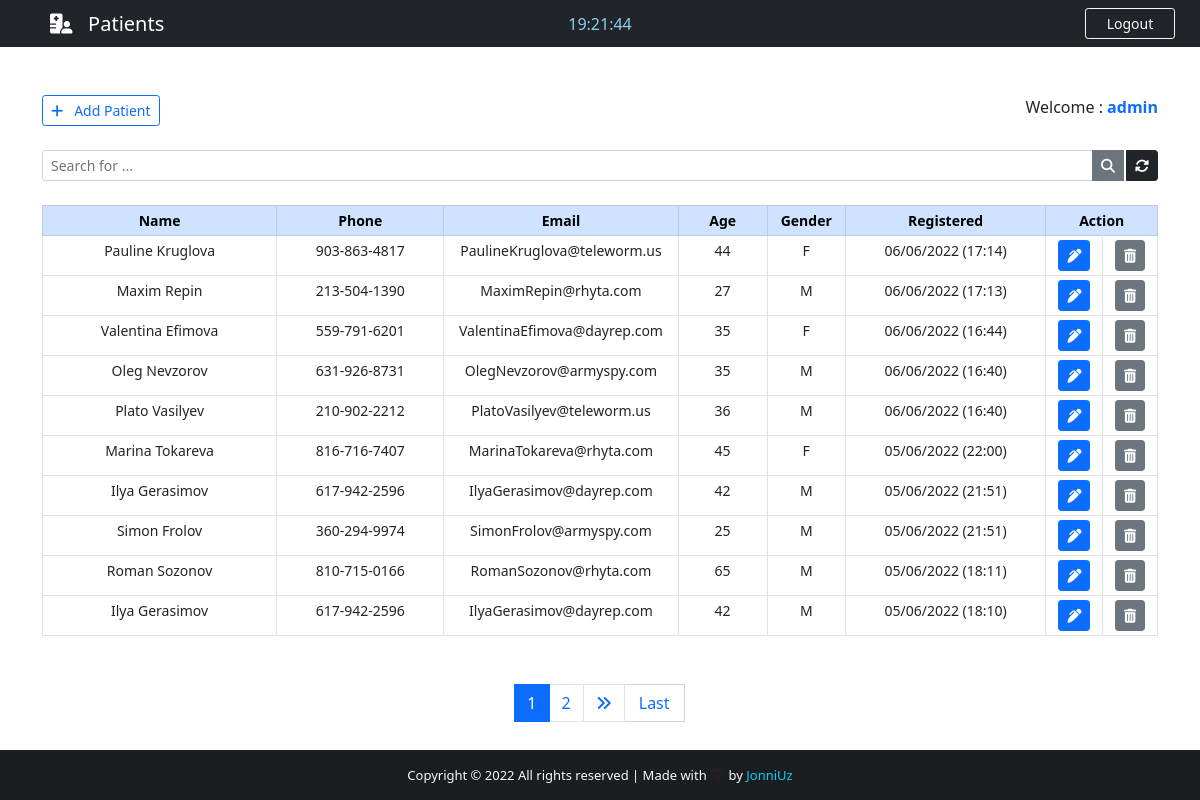
The app's page /backend/ (signed in) with its own data.
### hospital/models.py (models this page shows, shortened)
class Patient(models.Model):
    GENDER = (
        ('M', 'M'),
        ('F', 'F'),
    )
    id = models.IntegerField(primary_key=True)
    name = models.CharField(max_length=40)
    phone = models.CharField(max_length=20)
    email = models.CharField(max_length=40)
    age = models.CharField(max_length=3)
    gender = models.CharField(max_length=1, null=True, choices=GENDER)
    note = models.TextField(blank=True)
    created_at = models.DateTimeField(auto_now_add=True)

### hospital/views.py (the view)
# urls.py: path('backend/', views.backend, name='backend'),
@cache_control(no_cache=True, must_revalidade=True, no_store=True)
@login_required(login_url='login')
def backend(request):
    if 'q' in request.GET:
        q = request.GET['q']
        all_patient_list = Patient.objects.filter(
            Q(name__icontains=q) | Q(phone__icontains=q) | Q(email__icontains=q) | Q(age__icontains=q) | Q(
                gender__icontains=q) | Q(note__icontains=q)
        ).order_by('-created_at')
    else:
        all_patient_list = Patient.objects.all().order_by('-created_at')
    paginator = Paginator(all_patient_list, 10)
    page = request.GET.get('page')
    all_patient = paginator.get_page(page)
    return render(request, 'backend.html', {'patients': all_patient})

### hospital/templates/backend.html (shortened to what this page needs)
{% extends 'base.html' %}
{% block nav-content %}
    <i class="fas fa-hospital-user"></i>&nbsp;&nbsp; Patients
{% endblock nav-content %}
{% block btn-nav %}
    <a href="{% url 'logout' %}" class="btn btn-sm btn-outline-danger border-light text-light" id="btn-nav">Logout</a>
{% endblock btn-nav %}
{% block content %}
    <div class="container">
        <br><br>
        <div class="d-flex justify-content-between">
            <a href="{% url 'add_patient' %}" class="btn btn-outline-primary btn-sm"><i class="fas fa-plus"></i>&nbsp;&nbsp;
                Add Patient</a>
            <span class="">
            Welcome : <strong><span class="text-primary">{{ request.user.get_username }}</span></strong>
        </span>
        </div>
        <form>
            <div class="input-group input-group-sm mb-3 mt-4">
                <input class="form-control" type="text" name="q" placeholder="Search for ..."
                       value="{{ request.GET.q }}">
                <button class="btn btn-secondary"><i class="fas fa-search"></i></button>
                <a href="{% url 'backend' %}" class="btn btn-dark" style="margin-left: 2px;"><i
                        class="fas fa-sync-alt"></i></a>
            </div>
        </form>
        <center>
            <table class="table table-bordered table-sm mt-4" style="text-align: center; font-size: 14px">
                <thead class="table-primary">
                <tr>
                    <th style="width: 21%;">Name</th>
                    <th style="width: 15%;">Phone</th>
                    <th style="width: 21%;">Email</th>
                    <th style="width: 8%;">Age</th>
                    <th style="width: 7%;">Gender</th>
                    <th style="width: 18%;">Registered</th>
                    <th colspan="2" style="width: 10%;">Action</th>
                </tr>
                </thead>
                {% for patient in patients %}
                    <tr id="chk_td">
                        <td>{{ patient.name }}</td>
                        <td>{{ patient.phone }}</td>
                        <td>{{ patient.email }}</td>
                        <td>{{ patient.age }}</td>
                        <td>{{ patient.gender }}</td>
                        <td>{{ patient.created_at | date:'d/m/Y (H:i)' }}</td>
                        <td>
                            <a href="{% url 'patient' patient.id %}" class="btn btn-primary btn-sm"
                               title="Edit patient">
                                <i class="fas fa-pen-alt"></i>
                            </a>
                        </td>
                        <td>
                            <a href="{% url 'delete_patient' patient.id %}" class="btn btn-secondary btn-sm"
                               title="Delete patient">
                                <i class="fas fa-trash-alt"></i>
                            </a>
                        </td>
                    </tr>
                {% endfor %}
            </table>
        </center>
        <nav class="mt-5">
            {% if patients.has_other_pages %}
                <ul class="pagination justify-content-center">
                    {% for i in patients.paginator.page_range %}
                        {% if patients.number == i %}
                            <li class="page-item active"><span class="page-link"> {{ i }} </span>
                            </li>
                        {% else %}
                            <li class="page-item"><a href="?page={{ i }}" class="page-link">{{ i }}</a></li>
                        {% endif %}
                    {% endfor %}
                    {% if patients.has_next %}
                        <li class="page-item"><a href="?page={{ patients.next_page_number }}" class="page-link"><i
                                class="fas fa-angle-double-right"></i></a></li>
                        <a href="?page={{ patients.paginator.num_pages }}" class="btn btn-outline-primary mb-4"
                           style="width: 60px; border-radius: 1px; border: 1px solid #d3d3d3; border-left: none">Last</a>
                    {% else %}
                        <li class="page-item disabled"></li>
                    {% endif %}
                </ul>
            {% endif %}
        </nav>
    </div>
{% endblock content %}

### hospital/static/css/style.css (style rules this page uses)
html, body { height: 100%; margin: 0; max-width: 100%; overflow: hidden; }
#btn-nav { width: 90px; float: right; margin-right: 25px; }

### records on screen
Patient: name "Pauline Kruglova", phone "903-863-4817", email "PaulineKruglova@teleworm.us", age "44", gender "F", created_at "06/06/2022 (17:14)"
Patient: name "Maxim Repin", phone "213-504-1390", email "MaximRepin@rhyta.com", age "27", gender "M", created_at "06/06/2022 (17:13)"
Patient: name "Valentina Efimova", phone "559-791-6201", email "ValentinaEfimova@dayrep.com", age "35", gender "F", created_at "06/06/2022 (16:44)"
Patient: name "Oleg Nevzorov", phone "631-926-8731", email "OlegNevzorov@armyspy.com", age "35", gender "M", created_at "06/06/2022 (16:40)"
Patient: name "Plato Vasilyev", phone "210-902-2212", email "PlatoVasilyev@teleworm.us", age "36", gender "M", created_at "06/06/2022 (16:40)"
Patient: name "Marina Tokareva", phone "816-716-7407", email "MarinaTokareva@rhyta.com", age "45", gender "F", created_at "05/06/2022 (22:00)"
Patient: name "Ilya Gerasimov", phone "617-942-2596", email "IlyaGerasimov@dayrep.com", age "42", gender "M", created_at "05/06/2022 (21:51)"
Patient: name "Simon Frolov", phone "360-294-9974", email "SimonFrolov@armyspy.com", age "25", gender "M", created_at "05/06/2022 (21:51)"
Patient: name "Roman Sozonov", phone "810-715-0166", email "RomanSozonov@rhyta.com", age "65", gender "M", created_at "05/06/2022 (18:11)"
Patient: name "Ilya Gerasimov", phone "617-942-2596", email "IlyaGerasimov@dayrep.com", age "42", gender "M", created_at "05/06/2022 (18:10)"

### other values on screen
{{ request.user.get_username }} "admin"
{{ i }} "1"
{{ i }} "2"
